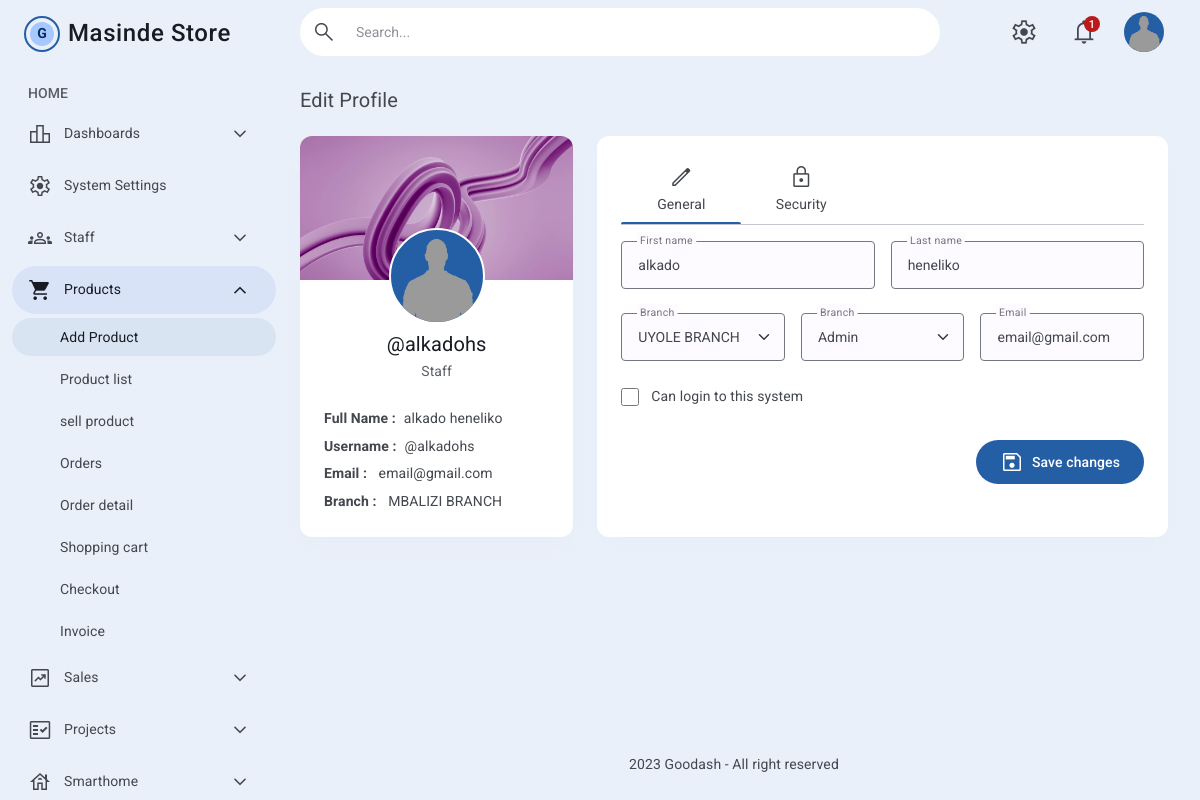
Page /user/profile/14 on the committed database.
### tables this page shows
CREATE TABLE `user` (
  `id` int(11) NOT NULL,
  `first_name` varchar(255) NOT NULL,
  `last_name` varchar(255) NOT NULL,
  `username` varchar(100) NOT NULL,
  `email` varchar(100) NOT NULL,
  `branch_id` int(11) DEFAULT NULL,
  `position_id` int(11) DEFAULT NULL,
  `is_staff` int(1) DEFAULT 0,
  `is_active` int(1) DEFAULT 0,
  `password` varchar(255) NOT NULL,
  `created_at` timestamp NOT NULL DEFAULT current_timestamp()
);

### application/controllers/User.php (called while the page is built, shortened)
<?php
class User extends CI_Controller
{
    public function __construct()
    {
        $this->load->model('UserModel');
    }
    public function profile($id)
    {
        $user = $this->UserModel->get_user($id);
        $this->load->view('users/edit', ['user' => $user]);
    }
}

### index.php (called while the page is built, shortened)
<?php
require_once BASEPATH.'core/CodeIgniter.php';

### application/models/UserModel.php (called while the page is built, shortened)
<?php
class UserModel extends CI_Model
{
    public function get_user($id)
    {
       return $this->db->get_where('User', ['id' => $id])->row();
    }
}

### application/views/users/edit.php (the view, shortened to what this page needs)
<!DOCTYPE html>
<html lang="en">
<head>
  <link rel="stylesheet" id="stylesheet" href="<?php echo base_url('assets/css/style.css')?>">
  <link rel="stylesheet" id="colors" href="<?php echo base_url('assets/css/colors.css')?>">
  <link rel="stylesheet" id="dropzines" href="<?php echo base_url('assets/css/vendor/dropzone.css')?>">
</head>
<body id="body-layout" class="text-body-md relative font-sans font-normal text-gray-700 dark:text-gray-300 bg-surface-500 dark:bg-surfacedark-500 show">
  <?php include APPPATH.'/views/includes/header.php'?>
  <main class="lg:flex">
    <?php include APPPATH.'/views/includes/sidebar.php'?>
    <div class="main-content flex-grow min-h-[100%] py-20 relative px-4 lg:pr-8 lg:pl-3">
      <div class="flex flex-row justify-between items-center pt-2 pb-6">
        <h2 class="text-title-lg">Edit Profile</h2>
      </div>
      <div class="grid grid-cols-1 md:grid-cols-3 gap-4 md:gap-6 mb-4 md:mb-6">
        <div class="col-span-1 flex flex-col gap-6">
          <div class="bg-white dark:bg-gray-900 rounded-xl shadow-lg shadow-gray-100/10 dark:shadow-gray-700/10 overflow-hidden">
            <div class="overflow-hidden">
              <div class="group h-36 overflow-hidden relative">
                <img src="<?php echo base_url('assets/img/cover/cover2.jpg')?>" alt="cover image" class="w-full">
              </div>
              <div class="flex justify-center -mt-10 relative">
                <img src="<?php echo base_url('assets/img/avatar.png')?>" alt="avatar" class="rounded-full w-24 h-24 bg-primary-600 text-white dark:bg-primary-200 dark:text-neutral-900 border-solid border-white border-2 -mt-3">
              </div>
              <div class="text-center px-4 pb-6 pt-2">
                <h3 class="text-title-lg text-gray-900 dark:text-gray-100 mb-1">@<?= $user->username ?></h3>
                <p class="text-body-md text-gray-600 dark:text-gray-400">Staff</p>
              </div>
            </div>
            <div class="text-body-md flex flex-col gap-1 px-6 pb-6">
              <p><strong>Full Name :</strong><span class="ml-2"><?= $user->first_name. " " .$user->last_name ?></span></p>
              <p><strong>Username :</strong><span class="ml-2">@<?= $user->username ?></span></p>
              <p><strong>Email :</strong><span class="ml-2"> <?= $user->email ?></span></p>
              <p><strong>Branch :</strong><span class="ml-2"> MBALIZI BRANCH</span></p>
            </div>
          </div>
        </div>
        <div class="md:col-span-2 flex flex-col gap-6">
          <div class="p-6 bg-white dark:bg-gray-900 rounded-xl shadow-lg shadow-cyan-100/10 dark:shadow-cyan-700/10 h-full">
            <div class="relative">
              <div class="tabs flex flex-col w-full">
                <div class="relative flex flex-row items-center">
                  <button data-type="tabs" data-target="#tab-4" class="active w-1/3 sm:w-[120px] h-16 px-4 flex flex-col justify-end items-center gap-1 relative py-2 hover:bg-surface-100 dark:hover:bg-surfacedark-100">
                    <span class="material-symbols-outlined">edit</span>
                    <span class="text-sm tracking-[.00714em]">General</span>
                  </button>
                  <button data-type="tabs" data-target="#tab-6" class="w-1/3 sm:w-[120px] h-16 px-4 flex flex-col justify-end items-center gap-1 relative py-2 hover:bg-surface-100 dark:hover:bg-surfacedark-100">
                    <span class="material-symbols-outlined">lock</span>
                    <span class="text-sm tracking-[.00714em]">Security</span>
                  </button>
                  <div data-type="indicator" class="absolute left-0 bottom-0 transition-all duration-200 ease-in-out bg-primary-600 dark:bg-primary-200 w-1/3 sm:w-[120px] h-0.5 rounded-t-full"></div>
                </div>
                <hr class="border-gray-200 dark:border-gray-700">
                <?php echo form_open('#userupdate', ['class' => 'flex flex-col'])?>
                  <div id="tab-4" role="tabpanel" class="active [&.active]:block hidden py-4 transition duration-400 ease-in-out">
                    <div class="flex flex-col gap-6">
                      <div class="flex flex-row items-center gap-4">
                        <div class="relative z-0 w-full">
                          <input type="text" aria-label="first_name" value="<?= $user->first_name ?>" name="first_name" id="first_name" class="w-full h-12 block leading-5 relative py-2 px-4 rounded bg-neutral-10 dark:bg-neutral-900 border focus:border-2 border-gray-500 overflow-x-auto focus:outline-none focus:border-primary-600 focus:ring-0 dark:text-gray-200 dark:border-gray-400 dark:focus:border-primary-200 peer" placeholder=" " value="">
                          <label for="first_name" class="absolute tracking-[.03125em] text-gray-500 dark:text-gray-400 bg-neutral-10 dark:bg-neutral-900 duration-300 transform px-1 -translate-y-6 scale-75 top-3 z-10 origin-[0] left-4 peer-focus:left-4 peer-focus:text-primary-600 dark:peer-focus:text-primary-200 peer-placeholder-shown:scale-100 peer-placeholder-shown:translate-y-0 peer-focus:scale-75 peer-focus:-translate-y-6 peer-focus:bg-neutral-10 dark:peer-focus:bg-neutral-900 peer-focus:px-1 peer-invalid:text-error-600 dark:peer-invalid:text-error-200">First name</label>
                        </div>
                        <div class="relative z-0 w-full">
                          <input type="text" aria-label="last_name" name="last_name" value="<?= $user->last_name ?>" id="last_name" class="w-full h-12 block leading-5 relative py-2 px-4 rounded bg-neutral-10 dark:bg-neutral-900 border focus:border-2 border-gray-500 overflow-x-auto focus:outline-none focus:border-primary-600 focus:ring-0 dark:text-gray-200 dark:border-gray-400 dark:focus:border-primary-200 peer" placeholder=" " value="">
                          <label for="last_name" class="absolute tracking-[.03125em] text-gray-500 dark:text-gray-400 bg-neutral-10 dark:bg-neutral-900 duration-300 transform px-1 -translate-y-6 scale-75 top-3 z-10 origin-[0] left-4 peer-focus:left-4 peer-focus:text-primary-600 dark:peer-focus:text-primary-200 peer-placeholder-shown:scale-100 peer-placeholder-shown:translate-y-0 peer-focus:scale-75 peer-focus:-translate-y-6 peer-focus:bg-neutral-10 dark:peer-focus:bg-neutral-900 peer-focus:px-1 peer-invalid:text-error-600 dark:peer-invalid:text-error-200">Last name</label>
                        </div>
                      </div>
                      <div class="flex flex-row items-center gap-4">
                        <div class="relative z-0 w-full">
                          <select id="branch_id" value="<?= $user->branch_id ?>" class="w-full h-12 block leading-5 relative py-2 px-4 rounded bg-neutral-10 dark:bg-neutral-900 border focus:border-2 border-gray-500 overflow-x-auto focus:outline-none focus:border-primary-600 focus:ring-0 dark:text-gray-200 dark:border-gray-400 dark:focus:border-primary-200">
                            <option value="id">UYOLE BRANCH</option>
                          </select>
                          <label for="branch_id" class="absolute tracking-[.03125em] text-gray-500 dark:text-gray-400 bg-neutral-10 dark:bg-neutral-900 duration-300 transform px-1 -translate-y-6 scale-75 top-3 z-10 origin-[0] left-4 peer-focus:left-4 peer-focus:text-primary-600 dark:peer-focus:text-primary-200 peer-placeholder-shown:scale-100 peer-placeholder-shown:translate-y-0 peer-focus:scale-75 peer-focus:-translate-y-6 peer-focus:bg-neutral-10 dark:peer-focus:bg-neutral-900 peer-focus:px-1 peer-invalid:text-error-600 dark:peer-invalid:text-error-200">Branch</label>
                        </div>
                        <div class="relative z-0 w-full">
                          <select id="position_id" value="<?= $user->position_id ?>" class="w-full h-12 block leading-5 relative py-2 px-4 rounded bg-neutral-10 dark:bg-neutral-900 border focus:border-2 border-gray-500 overflow-x-auto focus:outline-none focus:border-primary-600 focus:ring-0 dark:text-gray-200 dark:border-gray-400 dark:focus:border-primary-200">
                            <option value="1">Admin</option>
                          </select>
                          <label for="position_id" class="absolute tracking-[.03125em] text-gray-500 dark:text-gray-400 bg-neutral-10 dark:bg-neutral-900 duration-300 transform px-1 -translate-y-6 scale-75 top-3 z-10 origin-[0] left-4 peer-focus:left-4 peer-focus:text-primary-600 dark:peer-focus:text-primary-200 peer-placeholder-shown:scale-100 peer-placeholder-shown:translate-y-0 peer-focus:scale-75 peer-focus:-translate-y-6 peer-focus:bg-neutral-10 dark:peer-focus:bg-neutral-900 peer-focus:px-1 peer-invalid:text-error-600 dark:peer-invalid:text-error-200">Branch</label>
                        </div>
                        <div class="relative z-0 w-full">
                          <input type="text" aria-label="email" name="email" value="<?= $user->email ?>" id="email" class="w-full h-12 block leading-5 relative py-2 px-4 rounded bg-neutral-10 dark:bg-neutral-900 border focus:border-2 border-gray-500 overflow-x-auto focus:outline-none focus:border-primary-600 focus:ring-0 dark:text-gray-200 dark:border-gray-400 dark:focus:border-primary-200 peer" value="alkado@gmail.com">
                          <label for="email" class="absolute tracking-[.03125em] text-gray-500 dark:text-gray-400 bg-neutral-10 dark:bg-neutral-900 duration-300 transform px-1 -translate-y-6 scale-75 top-3 z-10 origin-[0] left-4 peer-focus:left-4 peer-focus:text-primary-600 dark:peer-focus:text-primary-200 peer-placeholder-shown:scale-100 peer-placeholder-shown:translate-y-0 peer-focus:scale-75 peer-focus:-translate-y-6 peer-focus:bg-neutral-10 dark:peer-focus:bg-neutral-900 peer-focus:px-1 peer-invalid:text-error-600 dark:peer-invalid:text-error-200">Email</label>
                        </div>
                      </div>
                      <div class="relative z-0 w-full">
                        <label class="flex items-center gap-3">
                          <?php if($user->is_staff): ?>
                          <input type="checkbox" name="is_staff" checked value="<?= $user->is_staff ?>" class="w-[18px] h-[18px] flex-none accent-primary-600 hover:accent-primary-600 dark:accent-primary-200 dark:hover:accent-primary-200 rounded-[2px]">
                          <?php else: ?>
                          <input type="checkbox" name="is_staff" value="<?= $user->is_staff ?>" class="w-[18px] h-[18px] flex-none accent-primary-600 hover:accent-primary-600 dark:accent-primary-200 dark:hover:accent-primary-200 rounded-[2px]">
                          <?php endif?>
                          <span>Can login to this system</span>
                        </label>
                      </div>
                    </div>
                  </div>
                  <div class="relative flex justify-end pt-4">
                    <button type="submit" class="btn relative inline-flex flex-row items-center justify-center gap-x-2 py-2.5 px-6 rounded-[6.25rem] hover:shadow-md text-sm tracking-[.00714em] font-medium bg-primary-600 text-white dark:bg-primary-200 dark:text-primary-800">
                      <span class="material-symbols-outlined">save</span>
                      Save changes
                    </button>
                  </div>
                <?php echo form_close()?>
              </div>
            </div>
          </div>
        </div>
      </div>
    </div>
  </main>
  <footer class="footer absolute px-4 lg:px-8 lg:pl-3 left-0 lg:left-72 bottom-0 right-0">
    <div class="text-center py-6">
      <p><script>document.write(new Date().getFullYear())</script> Goodash - All right reserved</p>
    </div>
  </footer>
</body>
</html>

### rows in the picture
user: username "alkadohs", first_name "alkado", last_name "heneliko", email "email@gmail.com", branch "UYOLE BRANCH", position "Admin"
